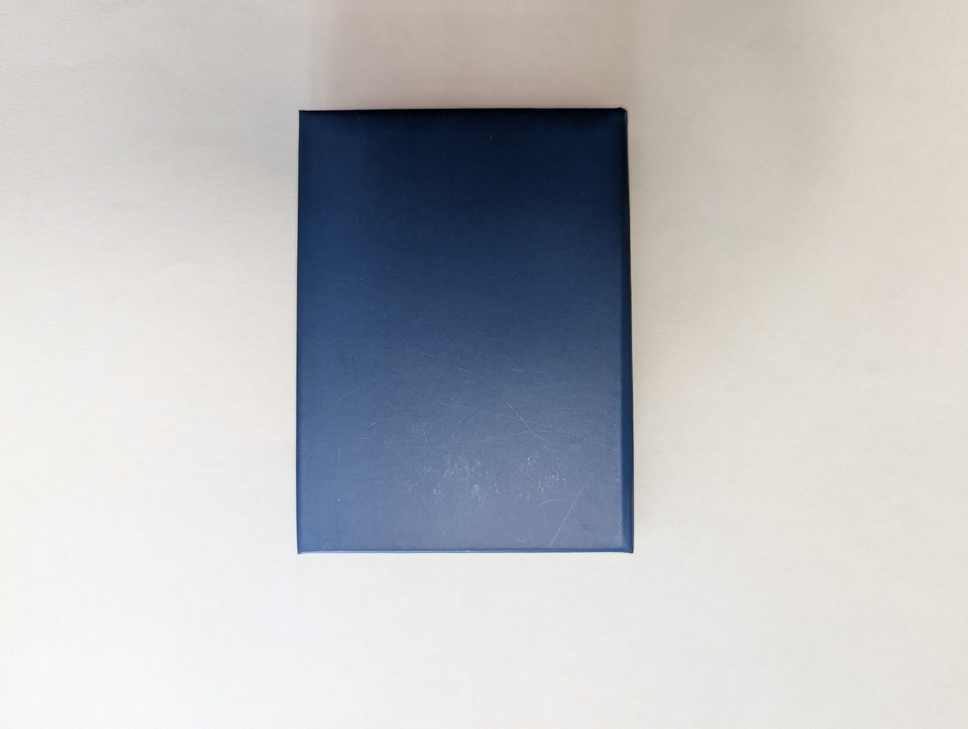
#> input picture cv_modules/images/module3/edgeAndCornerDetection/box.jpg, 968 x 729 px, shrunk from 4080 x 3072 before the run, found by its file name
$ python object_boundary.py
#> lines starting #> are read from the running program, lines starting #| are printed output that depends on the picture; after the words box and inside, x2 and y2 are one past the last pixel; in counts of white or black regions, pixels touching at a corner belong together
import cv2
import numpy as np
import os

# --- Path setup ---
input_path = 'obj/box.jpg'  # change to your image
output_path = 'results/boundary_output.jpg'
os.makedirs('results', exist_ok=True)

# --- Step 1: Read the image ---
img = cv2.imread(input_path)
#> img is the input picture: shape (729, 968, 3); mean B, G, R 191.3, 188.6, 187.5
if img is None:
    print("Error: Could not read image.")
    exit()

# --- Step 2: Convert to grayscale ---
gray = cv2.cvtColor(img, cv2.COLOR_BGR2GRAY)
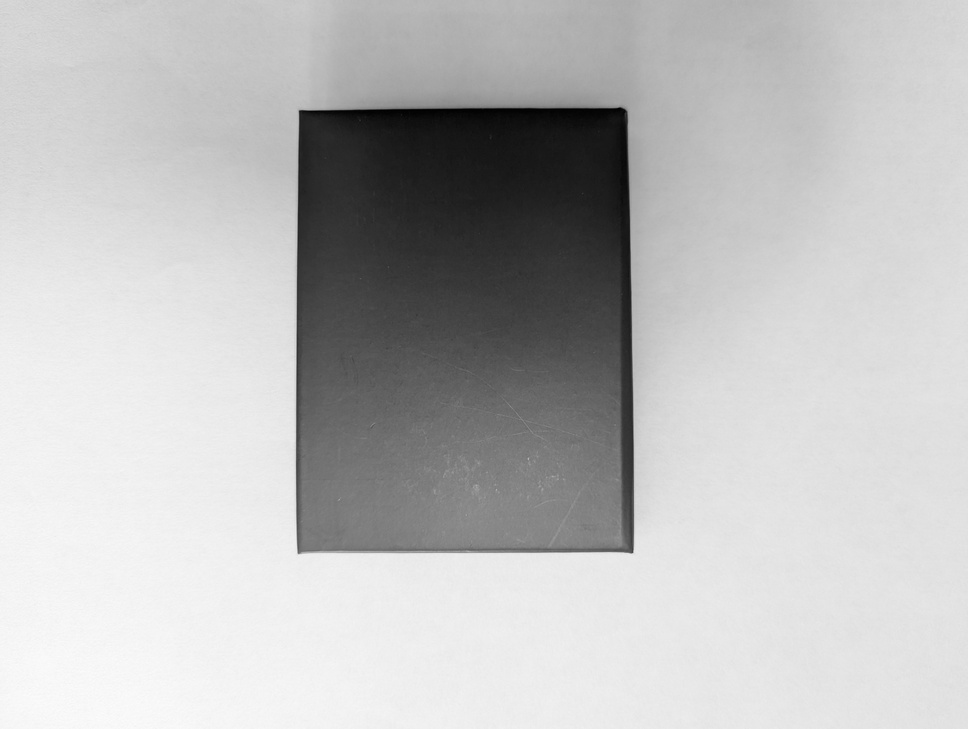
#> gray: shape (729, 968); min 0, max 252, mean 188.5

# --- Step 3: Apply Gaussian Blur to remove noise ---
blur = cv2.GaussianBlur(gray, (5, 5), 0)

# --- Step 4: Edge detection (Canny) ---
edges = cv2.Canny(blur, threshold1=100, threshold2=200)
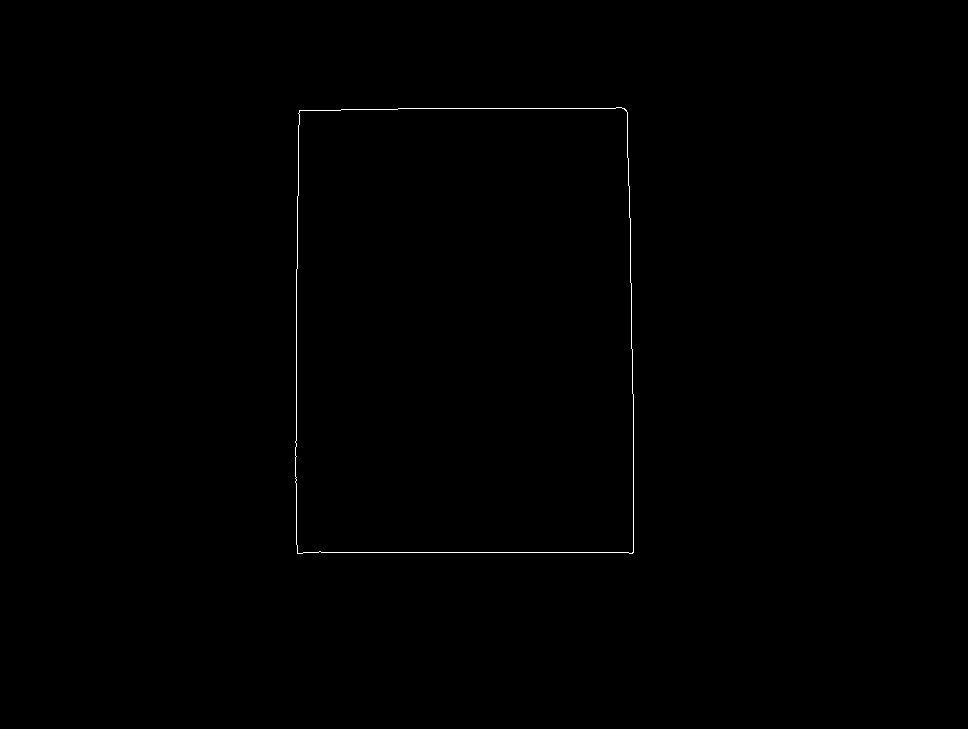
#> edges: shape (729, 968); 0.22% white in thin lines or dots, all inside (x1, y1, x2, y2) = (295, 107, 634, 554)

# --- Step 5: Find contours ---
contours, hierarchy = cv2.findContours(edges, cv2.RETR_EXTERNAL, cv2.CHAIN_APPROX_SIMPLE)
#> contours = 1 contour; box (x1, y1, x2, y2) and area: (295, 107, 634, 554) 148322

# --- Step 6: Draw contours on the original image ---
output = img.copy()
cv2.drawContours(output, contours, -1, (0, 255, 0), 6)
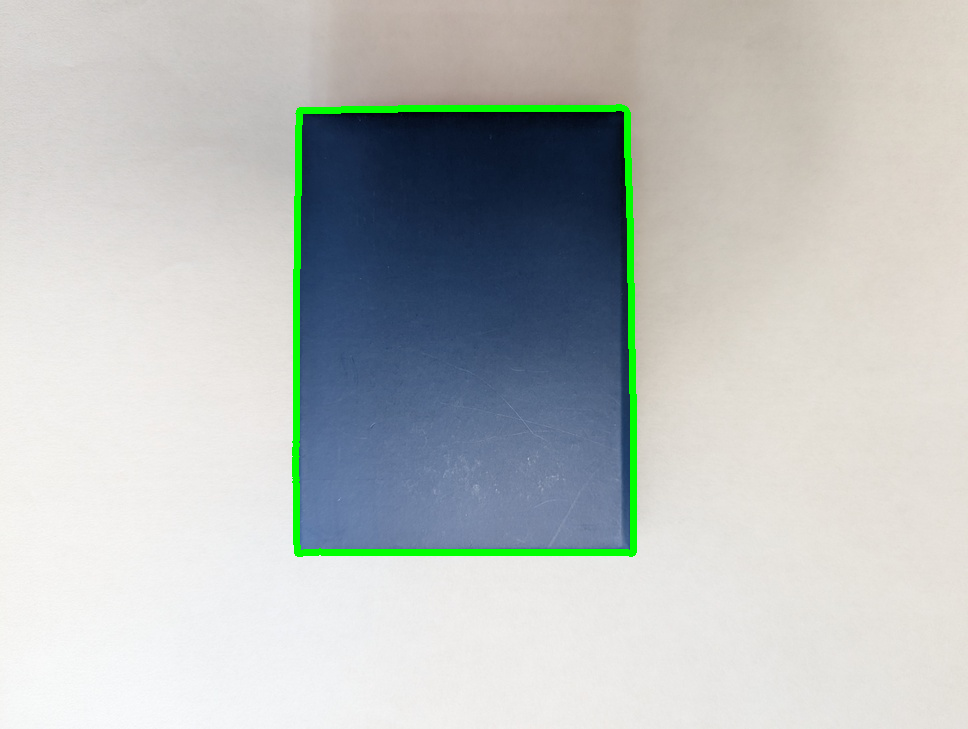
#> output: shape (729, 968, 3); 1.53% of pixels changed, all inside (x1, y1, x2, y2) = (292, 104, 637, 557)

# --- Step 7: Save result only ---
cv2.imwrite(output_path, output)
print(f"Boundary detection complete. Saved result to: {output_path}")
